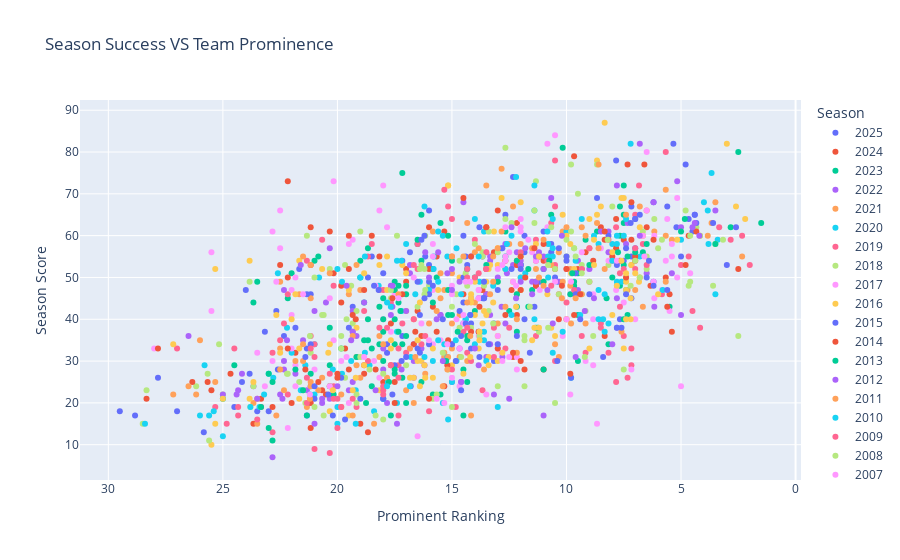

This figure's notebook cell:
### Markdown cell above
#### Great! Now that we have figured out the scores for each team, let's compare these scores to the average of the prominence rankings for the 30 teams!

### Part 3: Compare the Season Scores with the Prominent Statistic Rankings.
We have both the Season Scores and the Prominent Statistics. Now, in order to figure out if the two correlate, we can look at the season scores and compare them to the average ranking in the prominent statistics. By graphing this, we can see if there is a correlation between the two, and our research question 2 will be answered.

#### Scatter Plot
> Whille this isn't a method, we will take in our prominent rankings for a season, ang get the average ranking for each team as a series. This will give a general sense of which teams are great at the prominent individual stats seen in All-Stars, then we graph that along with the season scores.

### Code cell
fig = go.Figure()
for season in range(2025, 1974, -1):
    curr_team_prom = get_team_prominence(team_stats, prominent_stats, season).mean(axis=1)
    curr_szn_success = get_season_success(team_stats, nba_champions, season)
    fig.add_trace(go.Scatter(y=curr_szn_success.values, x=curr_team_prom.values, mode="markers",
                             name=season))
fig.update_layout(title="Season Success VS Team Prominence", xaxis_title="Prominent Ranking",
                  yaxis_title="Season Score", legend_title="Season")
fig.update_xaxes(autorange="reversed")
fig.show()
